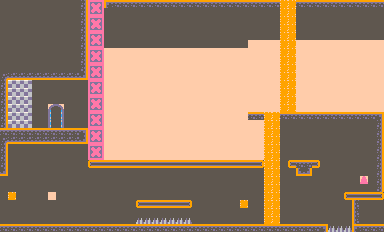

Below is a game level as drawn by its tile map, then a one-line description and the .tmx that defines it (tile-layer data replaced by summaries):
An orthogonal 48x29 tile map with 8x8 px tiles, 4 tile layers (tiles, collide, spawns, waterfall).

<map version="1.10" tiledversion="1.11.2" orientation="orthogonal" renderorder="right-down" width="48" height="29" tilewidth="8" tileheight="8" infinite="0" nextlayerid="7" nextobjectid="5">
 <tileset firstgid="1" source="sample-sheet.tsx" />
 <layer id="1" name="tiles" width="48" height="29">
  <data>[1392 cells, 1392 non-empty, 14 distinct tile ids]</data>
 </layer>
 <layer id="2" name="collide" width="48" height="29">
  <data>[1392 cells, 188 non-empty, 16 distinct tile ids]</data>
 </layer>
 <layer id="3" name="spawns" width="48" height="29">
  <data>[1392 cells, 5 non-empty, 4 distinct tile ids]</data>
 </layer>
 <layer id="4" name="waterfall" width="48" height="29">
  <data>[1392 cells, 56 non-empty, 1 distinct tile ids]</data>
 </layer>
 <objectgroup id="6" name="ui" />
</map>
